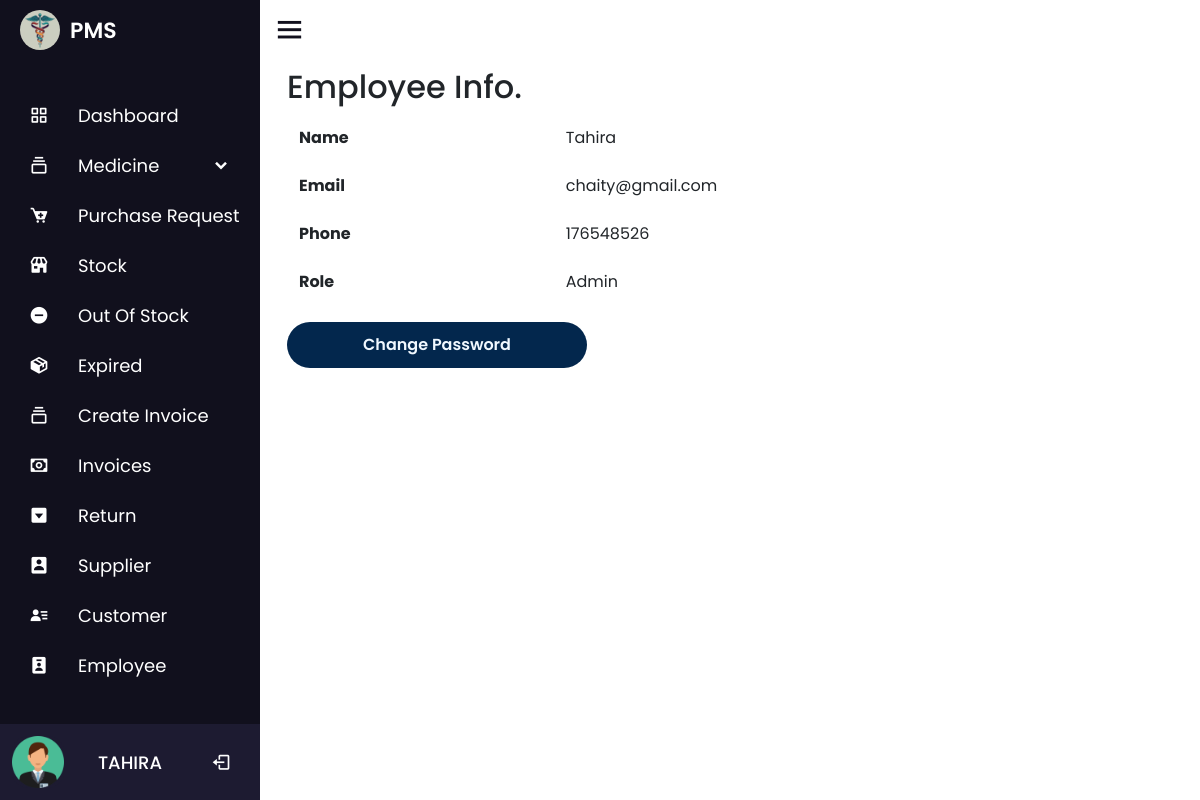
Screenshot of /profile.php (signed in) with the database file from the repository.
### tables this page shows
CREATE TABLE `employee` (
  `id` int(100) NOT NULL COMMENT 'ID',
  `name` varchar(100) NOT NULL COMMENT 'Name',
  `number` int(100) NOT NULL COMMENT 'Number',
  `email` varchar(100) NOT NULL COMMENT 'Email',
  `password` varchar(100) NOT NULL,
  `role` int(10) NOT NULL,
  `date` timestamp NOT NULL DEFAULT current_timestamp()
);

CREATE TABLE `role` (
  `role_id` int(100) NOT NULL,
  `role_name` varchar(100) NOT NULL
);

### profile.php (the view)
<?php include 'nav/nav.php';
$id = $_SESSION['eid'];
$query = mysqli_query($conn, "SELECT employee.name,employee.email,employee.role,employee.number
FROM employee
WHERE employee.id='$id'");
$fetch = mysqli_fetch_array($query);
?>
<div class="container mt-3">
    <h2>Employee Info.</h2>
    <form method="post" action="changepass.php">
        <table class="table table-borderless">
            <tr>
                <th>Name</th>
                <td> <span><?php echo $fetch['name']; ?></span></td>
            </tr>
            <tr>
                <th>Email</th>
                <td> <span><?php echo $fetch['email']; ?></span></td>
            </tr>
            <tr>
                <th>Phone</th>
                <td> <span><?php echo $fetch['number']; ?></span></td>
            </tr>
            <tr>
                <th>Role</th>
                <td>
                    <?php
                    $rid = $fetch['role'];
                    $rquery = mysqli_query($conn, "SELECT *FROM `role`  WHERE role_id='$rid'");
                    $rfetch = mysqli_fetch_array($rquery);
                    ?>
                    <span><?php echo $rfetch['role_name']; ?></span>
                </td>
            </tr>
        </table>
        <button type="submit">Change Password</button>
    </form>
</div>
</body>
</html>
<?php
include 'nav/footer.php';

### nav/nav.php (shortened to what this page needs)
<?php
$db = new dbObj();
$conn =  $db->getConnstring();
?>
<!DOCTYPE html>
<html lang="en" dir="ltr">
<head>
  <link rel="stylesheet" href="nav/style.css">
  <link rel="stylesheet" href="css/bootstrap.min.css">
  <link rel="stylesheet" href="https://unicons.iconscout.com/release/v4.0.0/css/line.css">
  <link href='https://unpkg.com/boxicons@2.0.7/css/boxicons.min.css' rel='stylesheet'>
  <link rel="stylesheet" href="https://unicons.iconscout.com/release/v4.0.8/css/line.css">
  <link rel="stylesheet" href="https://cdnjs.cloudflare.com/ajax/libs/font-awesome/4.7.0/css/font-awesome.min.css">
  <link rel="stylesheet" href="//code.jquery.com/ui/1.13.2/themes/base/jquery-ui.css">
</head>
<body>
  <div class="sidebar">
    <div class="logo-details">
      <img src="image/logo.jpg" alt="profileImg" style="height: 40px; width: 40px;     border-radius: 50px; margin-right: 10px; margin-left: 20px;">
      <span class="logo_name">PMS</span>
    </div>
    <?php
        if (isset($_SESSION['admin'])) {
            echo '
            <ul class="nav-links">
            <li>
                <a href="dashboard.php">
                <i class="bx bx-grid-alt"></i>
                <span class="link_name">Dashboard</span>
                </a>
                <ul class="sub-menu blank">
                <li><a class="link_name" href="dashboard.php">Dashboard</a></li>
                </ul>
            </li>
            <li>
                <div class="iocn-link">
                <a href="medicine_details.php">
                    <i class="bx bx-collection"></i>
                    <span class="link_name">Medicine</span>
                </a>
                <i class="bx bxs-chevron-down arrow"></i>
                </div>
                <ul class="sub-menu">
                <li><a class="link_name" href="medicine_details.php">Medicine</a></li>
                <li><a href="catagory.php">Catagory</a></li>
                <li><a href="brand.php">Brand</a></li>
                <li><a href="generic.php">Generic</a></li>
                </ul>
            </li>
            <li>
            <a href="purchase_request.php">
            <i class="bx bxs-cart-add" ></i>
            <span class="link_name">Purchase Request</span>';
        echo '</a>
            <ul class="sub-menu blank">
            <li><a class="link_name" href="purchase_request.php">Purchase Request</a></li>
            </ul>
        </li>
            <li>
            <a href="stock.php">
            <i class="bx bxs-store" ></i>
              <span class="link_name">Stock</span>
            </a>
            <ul class="sub-menu blank">
              <li><a class="link_name" href="stock.php">Stock</a></li>
            </ul>
          </li>
          <li>
            <a href="outofstock.php">
            <i class="bx bxs-minus-circle" ></i>
              <span class="link_name">Out Of Stock</span>';
           echo' </a>
            <ul class="sub-menu blank">
              <li><a class="link_name" href="outofstock.php">Out Of Stock</a></li>
            </ul>
          </li>
          <li>
            <a href="expired.php">
            <i class="bx bxs-package" ></i>
              <span class="link_name">Expired</span>';
           echo' </a>
            <ul class="sub-menu blank">
              <li><a class="link_name" href="expired.php">Out Of Stock</a></li>
            </ul>
          </li>
          <li>
            <div class="iocn-link">
              <a href="add_order.php">
                <i class="bx bx-collection"></i>
                <span class="link_name">Create Invoice</span>
              </a>
            </div>
          </li>
          <li>
            <div class="iocn-link">
              <a href="invoices.php">
              <i class="bx bx-money" ></i>
                <span class="link_name">Invoices</span>
              </a>
            </div>
          </li>
          <li>
            <a href="return.php">
            <i class="bx bxs-caret-down-square" ></i>
              <span class="link_name">Return</span>
            </a>
            <ul class="sub-menu blank">
              <li><a class="link_name" href="return.php">Return</a></li>
            </ul>
          </li>
          <li>
          <a href="supplier.php">
          <i class="bx bxs-user-rectangle" ></i>
            <span class="link_name">Supplier</span>
          </a>
          <ul class="sub-menu blank">
            <li><a class="link_name" href="supplier.php">Customer</a></li>
          </ul>
        </li>
          <li>
          <a href="customer.php">
          <i class="bx bxs-user-detail" ></i>
            <span class="link_name">Customer</span>
          </a>
          <ul class="sub-menu blank">
            <li><a class="link_name" href="customer.php">Customer</a></li>
          </ul>
        </li>
        <li>
          <a href="employee.php">
          <i class="bx bxs-user-badge"></i>
            <span class="link_name">Employee</span>
          </a>
          <ul class="sub-menu blank">
            <li><a class="link_name" href="employee.php">Employee</a></li>
          </ul>
        </li>
          <li>
            ';
        }
        ?>
        <div class="profile-details">
          <div class="profile-content">
            <img src="image/user.png" alt="profileImg">
          </div>
          <div class="name-job">
            <div class="profile_name"><a class="link_name text-white text-uppercase" href="profile.php"><?php
                                      $query = mysqli_query($conn, "SELECT * FROM `employee` WHERE `id`='$_SESSION[eid]'");
                                      $fetch = mysqli_fetch_array($query);
                                      echo $fetch['name'];
                                      ?></a></div>
          </div>
          <a href="logout.php">
            <i class='bx bx-log-out'></i></a>
        </div>
      </li>
    </ul>
  </div>
  <section class="home-section">
    <div class="home-content">
      <i class='bx bx-menu'></i>
    </div>

### nav/style.css (style rules this page uses)
* { margin: 0; padding: 0; box-sizing: border-box; font-family: 'Poppins', sans-serif; }
.sidebar { position: fixed; top: 0; left: 0; height: 100%; width: 260px; background: #11101d; z-index: 100; transition: all 0.5s ease; }
.sidebar .logo-details { height: 60px; width: 100%; display: flex; align-items: center; }
.sidebar .logo-details .logo_name { font-size: 22px; color: #fff; font-weight: 600; transition: 0.3s ease; transition-delay: 0.1s; }
.sidebar .nav-links { height: 100%; padding: 30px 0 150px 0; overflow: auto; }
.sidebar .nav-links li { position: relative; list-style: none; transition: all 0.4s ease; }
.sidebar .nav-links li .iocn-link { display: flex; align-items: center; justify-content: space-between; }
.sidebar .nav-links li i { height: 50px; min-width: 78px; text-align: center; line-height: 50px; color: #fff; font-size: 20px; cursor: pointer; transition: all 0.3s ease; }
.sidebar .nav-links li a { display: flex; align-items: center; text-decoration: none; }
.sidebar .nav-links li a .link_name { font-size: 18px; font-weight: 400; color: #fff!important; transition: all 0.4s ease; }
.sidebar .profile-details { position: fixed; bottom: 0; width: 260px; display: flex; align-items: center; justify-content: space-between; background: #1d1b31; padding: 12px 0; transition: all 0.5s ease; }
.sidebar .profile-details .profile-content { display: flex; align-items: center; }
.sidebar .profile-details img { height: 52px; width: 52px; object-fit: cover; border-radius: 16px; margin: 0 14px 0 12px; background: #1d1b31; transition: all 0.5s ease; }
.sidebar .profile-details .profile_name, .sidebar .profile-details .job { color: #fff; font-size: 18px; font-weight: 500; white-space: nowrap; }
.home-section { position: relative; background: #ffffff; height: 100vh; left: 130px; width: calc(100% - 260px); transition: all 0.5s ease; padding: 12px; overflow: auto; }
.home-content { align-items: center; flex-wrap: wrap; }
.home-section .home-content .bx-menu, .home-section .home-content .text { color: #11101d; font-size: 35px; }
.home-section .home-content .bx-menu { cursor: pointer; margin-right: 10px; }
* { margin: 0; padding: 0; box-sizing: border-box; }
body { display: flex; justify-content: center; align-items: center; min-height: 100vh; }
button[type="submit"] { border: none; outline: none; color: aliceblue; align-items: center; background: #03274d; padding: 11px 25px; width: 300px; cursor: pointer; font-weight: 600; border-radius: 24px; }

### rows the page displays
employee: name "TAHIRA", name "Tahira", email "chaity@gmail.com", number "176548526"
role: role_name "Admin"
